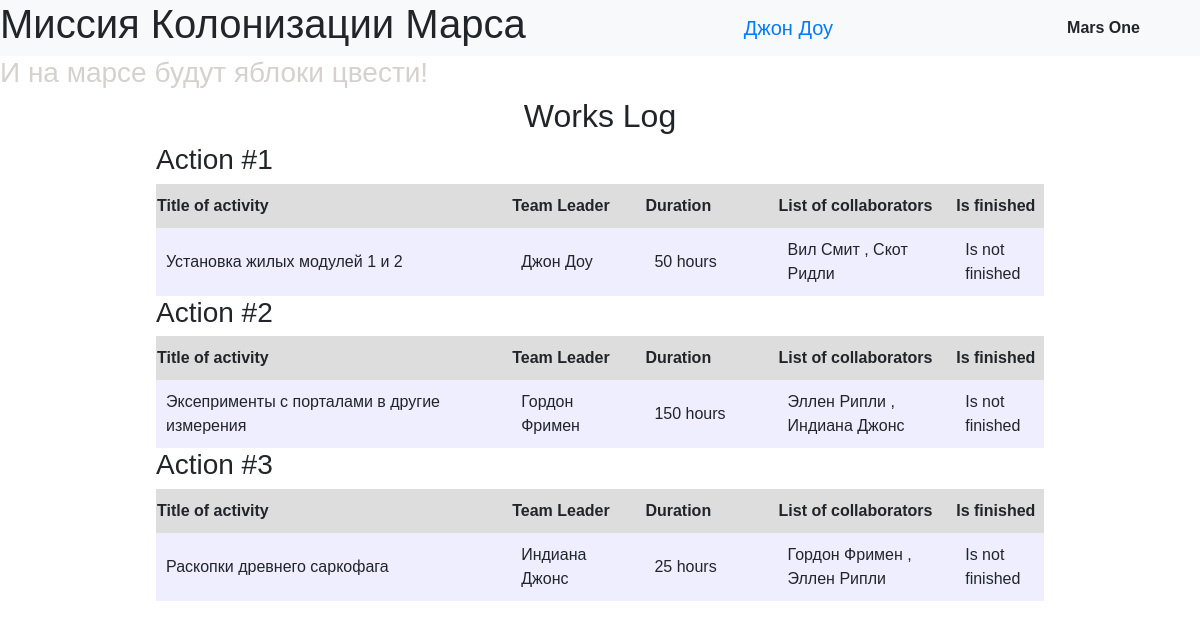
Page /index (signed in) on the committed database.
### data/users.py (models this page shows, shortened)
class User(SqlAlchemyBase, UserMixin):
    __tablename__ = 'users'
    id = sqlalchemy.Column(sqlalchemy.Integer, primary_key=True, autoincrement=True)
    surname = sqlalchemy.Column(sqlalchemy.String, nullable=True)
    name = sqlalchemy.Column(sqlalchemy.String, nullable=True)
    age = sqlalchemy.Column(sqlalchemy.Integer, nullable=True)
    position = sqlalchemy.Column(sqlalchemy.String, nullable=True)
    speciality = sqlalchemy.Column(sqlalchemy.String, nullable=True)
    address = sqlalchemy.Column(sqlalchemy.String, nullable=True)
    email = sqlalchemy.Column(sqlalchemy.String, nullable=True, unique=True)
    hashed_password = sqlalchemy.Column(sqlalchemy.String, nullable=True)
    modified_date = sqlalchemy.Column(sqlalchemy.DateTime, default=datetime.datetime.now(), nullable=True)

### data/jobs.py (models this page shows)
class Jobs (SqlAlchemyBase):
    __tablename__ = 'jobs'
    id = sqlalchemy.Column(sqlalchemy.Integer, primary_key=True, autoincrement=True)
    team_leader_id = sqlalchemy.Column(sqlalchemy.Integer, sqlalchemy.ForeignKey("users.id"))
    job = sqlalchemy.Column(sqlalchemy.String, nullable=True)
    work_size = sqlalchemy.Column(sqlalchemy.Integer, nullable=True)
    start_date = sqlalchemy.Column(sqlalchemy.DateTime, nullable=True)
    end_date = sqlalchemy.Column(sqlalchemy.DateTime, nullable=True)
    is_finished = sqlalchemy.Column(sqlalchemy.Boolean, nullable=True)
    team_leader = orm.relationship(User, foreign_keys=[team_leader_id])
    collaborators = orm.relationship(User, secondary='jobs_to_collaborators', backref="users")

### main.py (the view)
@app.route('/')
@app.route('/index')
def working_journal():
    session = db_session.create_session()
    data = session.query(Jobs).all()
    return render_template('working_journal.html', title='Work log',
                           current_user=flask_login.current_user, data=data)

### data/db_session.py (called while the page is built)
def create_session() -> Session:
    global __factory
    return __factory()

### main.py (called while the page is built)
@login_manager.user_loader
def load_user(user_id):
    db_sess = db_session.create_session()
    return db_sess.query(User).get(user_id)

### templates/working_journal.html
{% extends "base.html" %}
{% block css_link %}
    <link rel='stylesheet' href="{{url_for('static', filename='css/working_journal.css')}}">
{% endblock %}
{% block content %}
    <div id='title'>
		<h2>Works Log</h2>
	</div>
	<div id='log_container'>
        {% for action in data %}
		    <div>
			    <div><h3>Action #{{loop.index}}</h3></div>
			    <table>
				    <tr class='header_row'>
					    <th class='column_40'>Title of activity</th>
					    <th class='column_15'>Team Leader</th>
					    <th class='column_15'>Duration</th>
					    <th>List of collaborators</th>
					    <th class='column_10'>Is finished</th>
				    </tr>
				    <tr>
					    <td>{{action.job}}</td>
					    <td>{{action.team_leader.name}} {{action.team_leader.surname}}</td>
					    <td>{{action.work_size}} hours</td>
					    <td>
							{% for user in action.collaborators %}
								{{user.name}} {{user.surname}} {% if not loop.last %}, {% endif %}
							{% endfor %}
						</td>
					    <td>{% if action.is_finished %}Is finished{% else %} Is not finished {% endif %}</td>
				    </tr>
			    </table>
		    </div>
        {% endfor %}
	</div>
{% endblock %}

### templates/base.html (shortened to what this page needs)
<!DOCTYPE html>
<html lang="en">
<head>
    <link rel='stylesheet' href="{{url_for('static', filename='css/base.css')}}">
	<link rel="stylesheet" href="https://stackpath.bootstrapcdn.com/bootstrap/4.4.1/css/bootstrap.min.css">
    {% block css_link %}{% endblock %}
</head>
<body>
<div id='header'>
	<div class='flexbox' id='top'>
		<div><h1>Миссия Колонизации Марса</h1></div>
		<div class="center_text">
			<div>
				{% if current_user.is_authenticated %}
    				<a class="navbar-brand" href="/logout">{{ current_user.name }} {{ current_user.surname }}</a>
				{% else %}
					<a class="btn btn-primary " href="/register">Register</a>
        			<a class="btn btn-success" href="/login">Login</a>
				{% endif %}
			</div>
		</div>
		<div class='center_text' id='mission_logo'><span>Mars One</span></div>
	</div>
	<div id='motivation'>
		<h3>И на марсе будут яблоки цвести!</h3>
	</div>
</div>
<main role="main" class="container">
    {% block content %}{% endblock %}
</main>
</body>
</html>

### static/css/base.css (style rules this page uses)
.flexbox { display: flex; }
#header { width: 100vw; }
#top { background-color: #f8f9fa; justify-content: space-between; align-content: center; flex-direction: row; }
#mission_logo { font-weight: bold; margin-right: 5%; }
#motivation { font-weight: bold; color: #d5d1cf; }
.center_text { display: flex; justify-content: center; align-content: center; flex-direction: column; }
.center_text > span { display: block; }
* { font-family: Arial; }

### static/css/working_journal.css (style rules this page uses)
main { width: 100vw; }
#title { text-align: center; }
.header_row { background-color: #dddddd; }
.column_40 { width: 40%; }
.column_15 { width: 15%; }
.column_10 { width: 10% }
table { border-spacing: 0px; width:100%; }
td { background-color: #eeeeff; padding: 10px; }
h3 { margin-bottom: 7px; }
th { text-align: left; padding-top: 10px; padding-bottom: 10px; }
#log_container { padding-left: 10%; padding-right: 10%; }

### rows in the picture
User: name "Джон", surname "Доу"
Jobs: job "Установка жилых модулей 1 и 2", team_leader.name "Джон", team_leader.surname "Доу", work_size "50", is_finished "Is not finished"
User: name "Вил", surname "Cмит"
User: name "Скот", surname "Ридли"
Jobs: job "Эксеприменты с порталами в другие измерения", team_leader.name "Гордон", team_leader.surname "Фримен", work_size "150", is_finished "Is not finished"
User: name "Эллен", surname "Рипли"
User: name "Индиана", surname "Джонс"
Jobs: job "Раскопки древнего саркофага", team_leader.name "Индиана", team_leader.surname "Джонс", work_size "25", is_finished "Is not finished"
User: name "Гордон", surname "Фримен"
